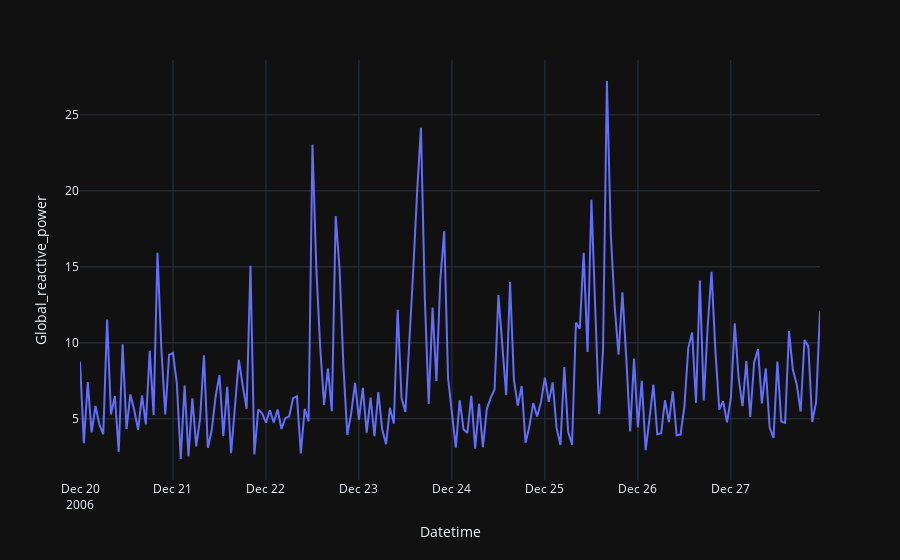

Notebook code cell kept with this figure:
### Code cell
plot_interval(hourly_df, 'Global_reactive_power', '20/12/2006', '27/12/2006')

### Figure 1 — Plotly figure (JSON) as saved in the notebook; plotly's stock layout.template omitted (floating-point values rounded to 4 significant figures; data arrays with more than 128 entries replaced by an {"elided": "..."} marker saying what was removed)
{"data": [{"hovertemplate": "Datetime=%{x}<br>Global_reactive_power=%{y}<extra></extra>", "legendgroup": "", "line": {"color": "#636efa", "dash": "solid"}, "mode": "lines", "name": "", "orientation": "v", "showlegend": false, "type": "scatter", "x": {"elided": "192 str values"}, "xaxis": "x", "y": {"elided": "192 float values"}, "yaxis": "y"}], "layout": {"legend": {"tracegroupgap": 0}, "margin": {"t": 60}, "xaxis": {"anchor": "y", "domain": [0, 1], "title": {"text": "Datetime"}}, "yaxis": {"anchor": "x", "domain": [0, 1], "title": {"text": "Global_reactive_power"}}}}
